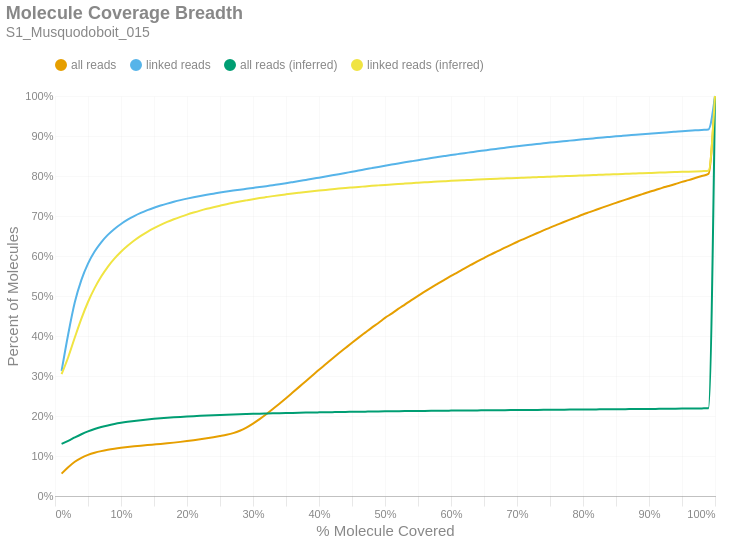

This figure's notebook cell:
### Markdown cell above
### Molecule Read Coverage
This chart shows molecule coverage breadth as computed by the number of bases aligned to that molecule. In other words, "*how much of each unique long molecule is actually sequenced/aligned?*" Keep in mind there is a distinction between sequences and alignments, since some sequences belonging to a particular molecule may not align well and wouldn't appear in the alignment data. This chart also shows molecule coverage breadth as computed by the *inferred fragment* from which the aligned sequences originate. Unlike read coverage, this calculation takes into account the total insert size, including unsequenced gaps between the forward and reverse reads. Like the previous figures, these are cumulative percents.

### Code cell
if SKIPLR:
    print_html(f"Skipped")
else:
    binned_df = consolidated_hist(valids['coverage_bp'], mask, 0.01, True)
    binned_df_inf = consolidated_hist(valids['coverage_inserts'], mask, 0.01, True)
    binned_df = binned_df.with_columns(pl.lit(binned_df_inf['all reads (cumsum)']).alias('all reads (inferred)'))
    binned_df = binned_df.with_columns(pl.lit(binned_df_inf['linked reads (cumsum)']).alias('linked reads (inferred)'))
    binned_df = binned_df.with_columns(
        (pl.col('bin').cast(pl.Float64) + 0.01).alias('right_edge')
    )

    with SafeRender(binned_df):
        (
            density_plot(binned_df, 'Molecule Coverage Breadth', samplename, 'molcov', ['all reads (inferred)','linked reads (inferred)'])
            .encode(
                #x=alt.X('bin:Q', title="% Molecule Covered").axis(format = '%').scale(padding=0),
                x=alt.X('right_edge:Q', title="% Molecule Covered").axis(format='%').scale(padding=0),
                y=alt.Y('value:Q', title='Percent of Molecules')
                    .axis(format='%')
                    .stack(False)
                    .scale(domainMin=0, padding=0),
                color=alt.Color("key:N").scale(domain = ["all reads", "linked reads", "all reads (inferred)", "linked reads (inferred)"]),
                tooltip = [
                    alt.Tooltip("key:N", title = "Data Type"),
                    alt.Tooltip("range_label:N", title="% Molecule Covered"),
                    alt.Tooltip("value:Q", format = ".2%", title="% Molecules")
                ]
            )
        ).display()

### Figure 1 — Vega-Lite specification as saved in the notebook (floating-point values rounded to 4 significant figures)
{"width": "container", "height": 400, "config": {"title": {"anchor": "start", "dy": -15, "fontSize": 18, "color": "#888888", "subtitleColor": "#888888", "subtitleFontSize": 14}, "arc": {"fill": "#0072B2"}, "axis": {"domainColor": "#888888", "domainWidth": 0.5, "gridWidth": 0.2, "grid": false, "titleFontWeight": 400, "titleFontSize": 15, "labelFontSize": 11, "labelColor": "#888888", "tickColor": "#888888", "tickWidth": 0.2, "titleColor": "#888888"}, "axisBand": {"grid": false}, "axisX": {"grid": true, "tickSize": 10, "domainCap": "round"}, "axisY": {"domain": false, "grid": true, "tickSize": 0, "domainCap": "round"}, "background": "transparent", "header": {"labelFontSize": 15, "labelColor": "#888888", "titleFontSize": 15, "titleFontWeight": 600, "titleColor": "#888888"}, "legend": {"labelFont": "sans-serif", "labelFontSize": 12, "labelColor": "#888888", "symbolSize": 100, "symbolType": "circle", "titleFontSize": 12, "titlePadding": 10, "titleColor": "#888888", "title": null, "orient": "top"}, "range": {"category": ["#E69F00", "#56B4E9", "#009E73", "#F0E442", "#0072B2", "#D55E00", "#CC79A7", "#000000"], "diverging": ["#cfe8f3", "#a2d4ec", "#73bfe2", "#46abdb", "#1696d2", "#12719e"]}, "area": {"fill": "#0072B2", "fillOpacity": 0.7, "line": true, "strokeOpacity": 0.7}, "line": {"color": "#0072B2", "stroke": "#0072B2", "strokeWidth": 2}, "trail": {"color": "#0072B2", "stroke": "#0072B2", "strokeWidth": 0, "size": 1}, "point": {"filled": true, "fillOpacity": 1.0, "size": 95}, "text": {"color": "#888888", "fontSize": 11, "align": "right", "fontWeight": 400, "size": 11}, "bar": {"fill": "#0072B2", "stroke": null}, "view": {"stroke": null, "continuousWidth": 660, "continuousHeight": 400}}, "data": {"name": "data-072b8240a5476d114d8d04ba60107c71"}, "mark": {"type": "line", "interpolate": "monotone", "point": {"opacity": 0, "size": 275}}, "encoding": {"color": {"field": "key", "scale": {"domain": ["all reads", "linked reads", "all reads (inferred)", "linked reads (inferred)"]}, "type": "nominal"}, "tooltip": [{"field": "key", "title": "Data Type", "type": "nominal"}, {"field": "range_label", "title": "% Molecule Covered", "type": "nominal"}, {"field": "value", "format": ".2%", "title": "% Molecules", "type": "quantitative"}], "x": {"axis": {"format": "%"}, "field": "right_edge", "scale": {"padding": 0}, "title": "% Molecule Covered", "type": "quantitative"}, "y": {"axis": {"format": "%"}, "field": "value", "scale": {"domainMin": 0, "padding": 0}, "stack": false, "title": "Percent of Molecules", "type": "quantitative"}}, "params": [{"name": "param_c36ac31b6afebe62", "select": {"type": "point", "fields": ["key"]}, "bind": "legend"}], "title": {"text": "Molecule Coverage Breadth", "subtitle": "S1_Musquodoboit_015"}, "transform": [{"fold": ["all reads (cumsum)", "linked reads (cumsum)", "all reads (inferred)", "linked reads (inferred)"]}, {"calculate": "replace(datum.key, ' (cumsum)', '')", "as": "key"}, {"filter": {"param": "param_c36ac31b6afebe62"}}], "usermeta": {"embedOptions": {"downloadFileName": "S1_Musquodoboit_015.molcov"}}, "$schema": "https://vega.github.io/schema/vega-lite/v6.1.0.json", "datasets": {"data-072b8240a5476d114d8d04ba60107c71": [{"bin": "0.0", "interval": "0.0-0.01", "all reads": 0.05588, "linked reads": 0.3128, "all reads (cumsum)": 0.05588, "linked reads (cumsum)": 0.3128, "range_label": "0.0-0.01", "all reads (inferred)": 0.1303, "linked reads (inferred)": 0.3046, "right_edge": 0.01}, {"bin": "0.01", "interval": "0.01-0.02", "all reads": 0.016, "linked reads": 0.09168, "all reads (cumsum)": 0.07188, "linked reads (cumsum)": 0.4045, "range_label": "0.01-0.02", "all reads (inferred)": 0.1378, "linked reads (inferred)": 0.347, "right_edge": 0.02}, {"bin": "0.02", "interval": "0.02-0.03", "all reads": 0.01383, "linked reads": 0.07972, "all reads (cumsum)": 0.08571, "linked reads (cumsum)": 0.4842, "range_label": "0.02-0.03", "all reads (inferred)": 0.1463, "linked reads (inferred)": 0.3962, "right_edge": 0.03}, {"bin": "0.03", "interval": "0.03-0.04", "all reads": 0.009859, "linked reads": 0.05622, "all reads (cumsum)": 0.09557, "linked reads (cumsum)": 0.5405, "range_label": "0.03-0.04", "all reads (inferred)": 0.1544, "linked reads (inferred)": 0.4436, "right_edge": 0.04}, {"bin": "0.04", "interval": "0.04-0.05", "all reads": 0.007111, "linked reads": 0.04057, "all reads (cumsum)": 0.1027, "linked reads (cumsum)": 0.581, "range_label": "0.04-0.05", "all reads (inferred)": 0.1615, "linked reads (inferred)": 0.4851, "right_edge": 0.05}, {"bin": "0.05", "interval": "0.05-0.06", "all reads": 0.005352, "linked reads": 0.03014, "all reads (cumsum)": 0.108, "linked reads (cumsum)": 0.6112, "range_label": "0.05-0.06", "all reads (inferred)": 0.1674, "linked reads (inferred)": 0.5196, "right_edge": 0.06}, {"bin": "0.06", "interval": "0.06-0.07", "all reads": 0.00412, "linked reads": 0.02317, "all reads (cumsum)": 0.1122, "linked reads (cumsum)": 0.6343, "range_label": "0.06-0.07", "all reads (inferred)": 0.1723, "linked reads (inferred)": 0.5486, "right_edge": 0.07}, {"bin": "0.07", "interval": "0.07-0.08", "all reads": 0.003305, "linked reads": 0.01845, "all reads (cumsum)": 0.1155, "linked reads (cumsum)": 0.6528, "range_label": "0.07-0.08", "all reads (inferred)": 0.1765, "linked reads (inferred)": 0.573, "right_edge": 0.08}, {"bin": "0.08", "interval": "0.08-0.09", "all reads": 0.002713, "linked reads": 0.01494, "all reads (cumsum)": 0.1182, "linked reads (cumsum)": 0.6677, "range_label": "0.08-0.09", "all reads (inferred)": 0.1799, "linked reads (inferred)": 0.5933, "right_edge": 0.09}, {"bin": "0.09", "interval": "0.09-0.1", "all reads": 0.002311, "linked reads": 0.0124, "all reads (cumsum)": 0.1205, "linked reads (cumsum)": 0.6801, "range_label": "0.09-0.1", "all reads (inferred)": 0.1829, "linked reads (inferred)": 0.6105, "right_edge": 0.1}, {"bin": "0.1", "interval": "0.1-0.11", "all reads": 0.002023, "linked reads": 0.0106, "all reads (cumsum)": 0.1225, "linked reads (cumsum)": 0.6907, "range_label": "0.1-0.11", "all reads (inferred)": 0.1854, "linked reads (inferred)": 0.6254, "right_edge": 0.11}, {"bin": "0.11", "interval": "0.11-0.12", "all reads": 0.001781, "linked reads": 0.009071, "all reads (cumsum)": 0.1243, "linked reads (cumsum)": 0.6998, "range_label": "0.11-0.12", "all reads (inferred)": 0.1877, "linked reads (inferred)": 0.6387, "right_edge": 0.12}, {"bin": "0.12", "interval": "0.12-0.13", "all reads": 0.001602, "linked reads": 0.007856, "all reads (cumsum)": 0.1259, "linked reads (cumsum)": 0.7077, "range_label": "0.12-0.13", "all reads (inferred)": 0.1896, "linked reads (inferred)": 0.6502, "right_edge": 0.13}, {"bin": "0.13", "interval": "0.13-0.14", "all reads": 0.001481, "linked reads": 0.006946, "all reads (cumsum)": 0.1274, "linked reads (cumsum)": 0.7146, "range_label": "0.13-0.14", "all reads (inferred)": 0.1914, "linked reads (inferred)": 0.6605, "right_edge": 0.14}, {"bin": "0.14", "interval": "0.14-0.15", "all reads": 0.001425, "linked reads": 0.006159, "all reads (cumsum)": 0.1288, "linked reads (cumsum)": 0.7208, "range_label": "0.14-0.15", "all reads (inferred)": 0.193, "linked reads (inferred)": 0.6696, "right_edge": 0.15}, {"bin": "0.15", "interval": "0.15-0.16", "all reads": 0.001424, "linked reads": 0.005348, "all reads (cumsum)": 0.1302, "linked reads (cumsum)": 0.7261, "range_label": "0.15-0.16", "all reads (inferred)": 0.1943, "linked reads (inferred)": 0.6778, "right_edge": 0.16}, {"bin": "0.16", "interval": "0.16-0.17", "all reads": 0.001536, "linked reads": 0.004918, "all reads (cumsum)": 0.1318, "linked reads (cumsum)": 0.731, "range_label": "0.16-0.17", "all reads (inferred)": 0.1956, "linked reads (inferred)": 0.6851, "right_edge": 0.17}, {"bin": "0.17", "interval": "0.17-0.18", "all reads": 0.001692, "linked reads": 0.004518, "all reads (cumsum)": 0.1334, "linked reads (cumsum)": 0.7355, "range_label": "0.17-0.18", "all reads (inferred)": 0.1967, "linked reads (inferred)": 0.6918, "right_edge": 0.18}, {"bin": "0.18", "interval": "0.18-0.19", "all reads": 0.001852, "linked reads": 0.00412, "all reads (cumsum)": 0.1353, "linked reads (cumsum)": 0.7397, "range_label": "0.18-0.19", "all reads (inferred)": 0.1978, "linked reads (inferred)": 0.698, "right_edge": 0.19}, {"bin": "0.19", "interval": "0.19-0.2", "all reads": 0.001989, "linked reads": 0.003747, "all reads (cumsum)": 0.1373, "linked reads (cumsum)": 0.7434, "range_label": "0.19-0.2", "all reads (inferred)": 0.1987, "linked reads (inferred)": 0.7035, "right_edge": 0.2}, {"bin": "0.2", "interval": "0.2-0.21", "all reads": 0.002108, "linked reads": 0.003441, "all reads (cumsum)": 0.1394, "linked reads (cumsum)": 0.7469, "range_label": "0.2-0.21", "all reads (inferred)": 0.1996, "linked reads (inferred)": 0.7087, "right_edge": 0.21}, {"bin": "0.21", "interval": "0.21-0.22", "all reads": 0.002303, "linked reads": 0.003179, "all reads (cumsum)": 0.1417, "linked reads (cumsum)": 0.75, "range_label": "0.21-0.22", "all reads (inferred)": 0.2004, "linked reads (inferred)": 0.7135, "right_edge": 0.22}, {"bin": "0.22", "interval": "0.22-0.23", "all reads": 0.002453, "linked reads": 0.003004, "all reads (cumsum)": 0.1442, "linked reads (cumsum)": 0.753, "range_label": "0.22-0.23", "all reads (inferred)": 0.2012, "linked reads (inferred)": 0.718, "right_edge": 0.23}, {"bin": "0.23", "interval": "0.23-0.24", "all reads": 0.002644, "linked reads": 0.002753, "all reads (cumsum)": 0.1468, "linked reads (cumsum)": 0.7558, "range_label": "0.23-0.24", "all reads (inferred)": 0.2019, "linked reads (inferred)": 0.722, "right_edge": 0.24}, {"bin": "0.24", "interval": "0.24-0.25", "all reads": 0.002934, "linked reads": 0.002754, "all reads (cumsum)": 0.1497, "linked reads (cumsum)": 0.7585, "range_label": "0.24-0.25", "all reads (inferred)": 0.2026, "linked reads (inferred)": 0.7258, "right_edge": 0.25}, {"bin": "0.25", "interval": "0.25-0.26", "all reads": 0.003199, "linked reads": 0.002497, "all reads (cumsum)": 0.1529, "linked reads (cumsum)": 0.761, "range_label": "0.25-0.26", "all reads (inferred)": 0.2032, "linked reads (inferred)": 0.7295, "right_edge": 0.26}, {"bin": "0.26", "interval": "0.26-0.27", "all reads": 0.004172, "linked reads": 0.002452, "all reads (cumsum)": 0.1571, "linked reads (cumsum)": 0.7635, "range_label": "0.26-0.27", "all reads (inferred)": 0.2038, "linked reads (inferred)": 0.7329, "right_edge": 0.27}, {"bin": "0.27", "interval": "0.27-0.28", "all reads": 0.006005, "linked reads": 0.002211, "all reads (cumsum)": 0.1631, "linked reads (cumsum)": 0.7657, "range_label": "0.27-0.28", "all reads (inferred)": 0.2043, "linked reads (inferred)": 0.7361, "right_edge": 0.28}, {"bin": "0.28", "interval": "0.28-0.29", "all reads": 0.008076, "linked reads": 0.002243, "all reads (cumsum)": 0.1712, "linked reads (cumsum)": 0.7679, "range_label": "0.28-0.29", "all reads (inferred)": 0.2048, "linked reads (inferred)": 0.7391, "right_edge": 0.29}, {"bin": "0.29", "interval": "0.29-0.3", "all reads": 0.009933, "linked reads": 0.002236, "all reads (cumsum)": 0.1811, "linked reads (cumsum)": 0.7702, "range_label": "0.29-0.3", "all reads (inferred)": 0.2053, "linked reads (inferred)": 0.742, "right_edge": 0.3}, {"bin": "0.3", "interval": "0.3-0.31", "all reads": 0.01107, "linked reads": 0.002239, "all reads (cumsum)": 0.1922, "linked reads (cumsum)": 0.7724, "range_label": "0.3-0.31", "all reads (inferred)": 0.2058, "linked reads (inferred)": 0.7447, "right_edge": 0.31}, {"bin": "0.31", "interval": "0.31-0.32", "all reads": 0.01216, "linked reads": 0.002206, "all reads (cumsum)": 0.2044, "linked reads (cumsum)": 0.7746, "range_label": "0.31-0.32", "all reads (inferred)": 0.2062, "linked reads (inferred)": 0.7472, "right_edge": 0.32}, {"bin": "0.32", "interval": "0.32-0.33", "all reads": 0.01301, "linked reads": 0.002427, "all reads (cumsum)": 0.2174, "linked reads (cumsum)": 0.7771, "range_label": "0.32-0.33", "all reads (inferred)": 0.2067, "linked reads (inferred)": 0.7497, "right_edge": 0.33}, {"bin": "0.33", "interval": "0.33-0.34", "all reads": 0.01341, "linked reads": 0.002381, "all reads (cumsum)": 0.2308, "linked reads (cumsum)": 0.7794, "range_label": "0.33-0.34", "all reads (inferred)": 0.2071, "linked reads (inferred)": 0.752, "right_edge": 0.34}, {"bin": "0.34", "interval": "0.34-0.35", "all reads": 0.01379, "linked reads": 0.002533, "all reads (cumsum)": 0.2446, "linked reads (cumsum)": 0.782, "range_label": "0.34-0.35", "all reads (inferred)": 0.2074, "linked reads (inferred)": 0.7542, "right_edge": 0.35}, {"bin": "0.35", "interval": "0.35-0.36", "all reads": 0.01411, "linked reads": 0.002662, "all reads (cumsum)": 0.2587, "linked reads (cumsum)": 0.7846, "range_label": "0.35-0.36", "all reads (inferred)": 0.2078, "linked reads (inferred)": 0.7562, "right_edge": 0.36}, {"bin": "0.36", "interval": "0.36-0.37", "all reads": 0.01415, "linked reads": 0.002699, "all reads (cumsum)": 0.2728, "linked reads (cumsum)": 0.7873, "range_label": "0.36-0.37", "all reads (inferred)": 0.2081, "linked reads (inferred)": 0.7581, "right_edge": 0.37}, {"bin": "0.37", "interval": "0.37-0.38", "all reads": 0.01421, "linked reads": 0.002812, "all reads (cumsum)": 0.287, "linked reads (cumsum)": 0.7901, "range_label": "0.37-0.38", "all reads (inferred)": 0.2085, "linked reads (inferred)": 0.76, "right_edge": 0.38}, {"bin": "0.38", "interval": "0.38-0.39", "all reads": 0.0141, "linked reads": 0.00281, "all reads (cumsum)": 0.3011, "linked reads (cumsum)": 0.793, "range_label": "0.38-0.39", "all reads (inferred)": 0.2088, "linked reads (inferred)": 0.7618, "right_edge": 0.39}, {"bin": "0.39", "interval": "0.39-0.4", "all reads": 0.01435, "linked reads": 0.0029, "all reads (cumsum)": 0.3155, "linked reads (cumsum)": 0.7959, "range_label": "0.39-0.4", "all reads (inferred)": 0.2091, "linked reads (inferred)": 0.7636, "right_edge": 0.4}, {"bin": "0.4", "interval": "0.4-0.41", "all reads": 0.01373, "linked reads": 0.002889, "all reads (cumsum)": 0.3292, "linked reads (cumsum)": 0.7987, "range_label": "0.4-0.41", "all reads (inferred)": 0.2094, "linked reads (inferred)": 0.7653, "right_edge": 0.41}, {"bin": "0.41", "interval": "0.41-0.42", "all reads": 0.01376, "linked reads": 0.00287, "all reads (cumsum)": 0.343, "linked reads (cumsum)": 0.8016, "range_label": "0.41-0.42", "all reads (inferred)": 0.2097, "linked reads (inferred)": 0.7669, "right_edge": 0.42}, {"bin": "0.42", "interval": "0.42-0.43", "all reads": 0.01366, "linked reads": 0.002914, "all reads (cumsum)": 0.3566, "linked reads (cumsum)": 0.8045, "range_label": "0.42-0.43", "all reads (inferred)": 0.2099, "linked reads (inferred)": 0.7685, "right_edge": 0.43}, {"bin": "0.43", "interval": "0.43-0.44", "all reads": 0.01326, "linked reads": 0.002993, "all reads (cumsum)": 0.3699, "linked reads (cumsum)": 0.8075, "range_label": "0.43-0.44", "all reads (inferred)": 0.2102, "linked reads (inferred)": 0.77, "right_edge": 0.44}, {"bin": "0.44", "interval": "0.44-0.45", "all reads": 0.01318, "linked reads": 0.003088, "all reads (cumsum)": 0.3831, "linked reads (cumsum)": 0.8106, "range_label": "0.44-0.45", "all reads (inferred)": 0.2104, "linked reads (inferred)": 0.7714, "right_edge": 0.45}, {"bin": "0.45", "interval": "0.45-0.46", "all reads": 0.01284, "linked reads": 0.002979, "all reads (cumsum)": 0.3959, "linked reads (cumsum)": 0.8136, "range_label": "0.45-0.46", "all reads (inferred)": 0.2107, "linked reads (inferred)": 0.7727, "right_edge": 0.46}, {"bin": "0.46", "interval": "0.46-0.47", "all reads": 0.01253, "linked reads": 0.003128, "all reads (cumsum)": 0.4084, "linked reads (cumsum)": 0.8167, "range_label": "0.46-0.47", "all reads (inferred)": 0.2109, "linked reads (inferred)": 0.774, "right_edge": 0.47}, {"bin": "0.47", "interval": "0.47-0.48", "all reads": 0.01249, "linked reads": 0.002953, "all reads (cumsum)": 0.4209, "linked reads (cumsum)": 0.8197, "range_label": "0.47-0.48", "all reads (inferred)": 0.2112, "linked reads (inferred)": 0.7753, "right_edge": 0.48}, {"bin": "0.48", "interval": "0.48-0.49", "all reads": 0.01166, "linked reads": 0.002991, "all reads (cumsum)": 0.4326, "linked reads (cumsum)": 0.8227, "range_label": "0.48-0.49", "all reads (inferred)": 0.2114, "linked reads (inferred)": 0.7766, "right_edge": 0.49}, {"bin": "0.49", "interval": "0.49-0.5", "all reads": 0.01272, "linked reads": 0.003073, "all reads (cumsum)": 0.4453, "linked reads (cumsum)": 0.8257, "range_label": "0.49-0.5", "all reads (inferred)": 0.2116, "linked reads (inferred)": 0.7778, "right_edge": 0.5}, {"bin": "0.5", "interval": "0.5-0.51", "all reads": 0.01062, "linked reads": 0.002776, "all reads (cumsum)": 0.4559, "linked reads (cumsum)": 0.8285, "range_label": "0.5-0.51", "all reads (inferred)": 0.2118, "linked reads (inferred)": 0.7789, "right_edge": 0.51}, {"bin": "0.51", "interval": "0.51-0.52", "all reads": 0.01172, "linked reads": 0.002825, "all reads (cumsum)": 0.4677, "linked reads (cumsum)": 0.8313, "range_label": "0.51-0.52", "all reads (inferred)": 0.212, "linked reads (inferred)": 0.7801, "right_edge": 0.52}, {"bin": "0.52", "interval": "0.52-0.53", "all reads": 0.01095, "linked reads": 0.002802, "all reads (cumsum)": 0.4786, "linked reads (cumsum)": 0.8341, "range_label": "0.52-0.53", "all reads (inferred)": 0.2122, "linked reads (inferred)": 0.7811, "right_edge": 0.53}, {"bin": "0.53", "interval": "0.53-0.54", "all reads": 0.01101, "linked reads": 0.002729, "all reads (cumsum)": 0.4896, "linked reads (cumsum)": 0.8369, "range_label": "0.53-0.54", "all reads (inferred)": 0.2124, "linked reads (inferred)": 0.7822, "right_edge": 0.54}, {"bin": "0.54", "interval": "0.54-0.55", "all reads": 0.01048, "linked reads": 0.002698, "all reads (cumsum)": 0.5001, "linked reads (cumsum)": 0.8396, "range_label": "0.54-0.55", "all reads (inferred)": 0.2126, "linked reads (inferred)": 0.7831, "right_edge": 0.55}, {"bin": "0.55", "interval": "0.55-0.56", "all reads": 0.01062, "linked reads": 0.002611, "all reads (cumsum)": 0.5107, "linked reads (cumsum)": 0.8422, "range_label": "0.55-0.56", "all reads (inferred)": 0.2128, "linked reads (inferred)": 0.7841, "right_edge": 0.56}, {"bin": "0.56", "interval": "0.56-0.57", "all reads": 0.01023, "linked reads": 0.002639, "all reads (cumsum)": 0.521, "linked reads (cumsum)": 0.8448, "range_label": "0.56-0.57", "all reads (inferred)": 0.2129, "linked reads (inferred)": 0.7851, "right_edge": 0.57}, {"bin": "0.57", "interval": "0.57-0.58", "all reads": 0.00985, "linked reads": 0.002532, "all reads (cumsum)": 0.5308, "linked reads (cumsum)": 0.8473, "range_label": "0.57-0.58", "all reads (inferred)": 0.2131, "linked reads (inferred)": 0.786, "right_edge": 0.58}, {"bin": "0.58", "interval": "0.58-0.59", "all reads": 0.009782, "linked reads": 0.002506, "all reads (cumsum)": 0.5406, "linked reads (cumsum)": 0.8498, "range_label": "0.58-0.59", "all reads (inferred)": 0.2133, "linked reads (inferred)": 0.787, "right_edge": 0.59}, {"bin": "0.59", "interval": "0.59-0.6", "all reads": 0.009661, "linked reads": 0.002467, "all reads (cumsum)": 0.5502, "linked reads (cumsum)": 0.8523, "range_label": "0.59-0.6", "all reads (inferred)": 0.2134, "linked reads (inferred)": 0.7878, "right_edge": 0.6}, {"bin": "0.6", "interval": "0.6-0.61", "all reads": 0.009058, "linked reads": 0.002355, "all reads (cumsum)": 0.5593, "linked reads (cumsum)": 0.8547, "range_label": "0.6-0.61", "all reads (inferred)": 0.2136, "linked reads (inferred)": 0.7887, "right_edge": 0.61}, {"bin": "0.61", "interval": "0.61-0.62", "all reads": 0.009313, "linked reads": 0.002354, "all reads (cumsum)": 0.5686, "linked reads (cumsum)": 0.857, "range_label": "0.61-0.62", "all reads (inferred)": 0.2138, "linked reads (inferred)": 0.7894, "right_edge": 0.62}, {"bin": "0.62", "interval": "0.62-0.63", "all reads": 0.008922, "linked reads": 0.002285, "all reads (cumsum)": 0.5775, "linked reads (cumsum)": 0.8593, "range_label": "0.62-0.63", "all reads (inferred)": 0.2139, "linked reads (inferred)": 0.7902, "right_edge": 0.63}, {"bin": "0.63", "interval": "0.63-0.64", "all reads": 0.008805, "linked reads": 0.002301, "all reads (cumsum)": 0.5863, "linked reads (cumsum)": 0.8616, "range_label": "0.63-0.64", "all reads (inferred)": 0.2141, "linked reads (inferred)": 0.791, "right_edge": 0.64}, {"bin": "0.64", "interval": "0.64-0.65", "all reads": 0.008492, "linked reads": 0.002223, "all reads (cumsum)": 0.5948, "linked reads (cumsum)": 0.8638, "range_label": "0.64-0.65", "all reads (inferred)": 0.2142, "linked reads (inferred)": 0.7917, "right_edge": 0.65}, {"bin": "0.65", "interval": "0.65-0.66", "all reads": 0.008597, "linked reads": 0.002242, "all reads (cumsum)": 0.6034, "linked reads (cumsum)": 0.8661, "range_label": "0.65-0.66", "all reads (inferred)": 0.2143, "linked reads (inferred)": 0.7924, "right_edge": 0.66}, {"bin": "0.66", "interval": "0.66-0.67", "all reads": 0.008013, "linked reads": 0.002089, "all reads (cumsum)": 0.6114, "linked reads (cumsum)": 0.8682, "range_label": "0.66-0.67", "all reads (inferred)": 0.2145, "linked reads (inferred)": 0.7931, "right_edge": 0.67}, {"bin": "0.67", "interval": "0.67-0.68", "all reads": 0.008035, "linked reads": 0.002044, "all reads (cumsum)": 0.6195, "linked reads (cumsum)": 0.8702, "range_label": "0.67-0.68", "all reads (inferred)": 0.2146, "linked reads (inferred)": 0.7938, "right_edge": 0.68}, {"bin": "0.68", "interval": "0.68-0.69", "all reads": 0.007708, "linked reads": 0.002072, "all reads (cumsum)": 0.6272, "linked reads (cumsum)": 0.8723, "range_label": "0.68-0.69", "all reads (inferred)": 0.2147, "linked reads (inferred)": 0.7945, "right_edge": 0.69}, {"bin": "0.69", "interval": "0.69-0.7", "all reads": 0.007782, "linked reads": 0.002004, "all reads (cumsum)": 0.635, "linked reads (cumsum)": 0.8743, "range_label": "0.69-0.7", "all reads (inferred)": 0.2149, "linked reads (inferred)": 0.7952, "right_edge": 0.7}, {"bin": "0.7", "interval": "0.7-0.71", "all reads": 0.007403, "linked reads": 0.001932, "all reads (cumsum)": 0.6424, "linked reads (cumsum)": 0.8762, "range_label": "0.7-0.71", "all reads (inferred)": 0.215, "linked reads (inferred)": 0.7958, "right_edge": 0.71}, {"bin": "0.71", "interval": "0.71-0.72", "all reads": 0.007306, "linked reads": 0.001876, "all reads (cumsum)": 0.6497, "linked reads (cumsum)": 0.8781, "range_label": "0.71-0.72", "all reads (inferred)": 0.2152, "linked reads (inferred)": 0.7965, "right_edge": 0.72}, {"bin": "0.72", "interval": "0.72-0.73", "all reads": 0.007258, "linked reads": 0.001836, "all reads (cumsum)": 0.6569, "linked reads (cumsum)": 0.8799, "range_label": "0.72-0.73", "all reads (inferred)": 0.2153, "linked reads (inferred)": 0.7971, "right_edge": 0.73}, {"bin": "0.73", "interval": "0.73-0.74", "all reads": 0.006949, "linked reads": 0.001743, "all reads (cumsum)": 0.6639, "linked reads (cumsum)": 0.8817, "range_label": "0.73-0.74", "all reads (inferred)": 0.2154, "linked reads (inferred)": 0.7978, "right_edge": 0.74}, {"bin": "0.74", "interval": "0.74-0.75", "all reads": 0.007215, "linked reads": 0.0018, "all reads (cumsum)": 0.6711, "linked reads (cumsum)": 0.8835, "range_label": "0.74-0.75", "all reads (inferred)": 0.2155, "linked reads (inferred)": 0.7984, "right_edge": 0.75}, {"bin": "0.75", "interval": "0.75-0.76", "all reads": 0.006602, "linked reads": 0.001613, "all reads (cumsum)": 0.6777, "linked reads (cumsum)": 0.8851, "range_label": "0.75-0.76", "all reads (inferred)": 0.2157, "linked reads (inferred)": 0.799, "right_edge": 0.76}, {"bin": "0.76", "interval": "0.76-0.77", "all reads": 0.006659, "linked reads": 0.001642, "all reads (cumsum)": 0.6844, "linked reads (cumsum)": 0.8867, "range_label": "0.76-0.77", "all reads (inferred)": 0.2158, "linked reads (inferred)": 0.7996, "right_edge": 0.77}, {"bin": "0.77", "interval": "0.77-0.78", "all reads": 0.006455, "linked reads": 0.001702, "all reads (cumsum)": 0.6908, "linked reads (cumsum)": 0.8884, "range_label": "0.77-0.78", "all reads (inferred)": 0.2159, "linked reads (inferred)": 0.8002, "right_edge": 0.78}, {"bin": "0.78", "interval": "0.78-0.79", "all reads": 0.006309, "linked reads": 0.001648, "all reads (cumsum)": 0.6971, "linked reads (cumsum)": 0.8901, "range_label": "0.78-0.79", "all reads (inferred)": 0.2161, "linked reads (inferred)": 0.8009, "right_edge": 0.79}, {"bin": "0.79", "interval": "0.79-0.8", "all reads": 0.006567, "linked reads": 0.001642, "all reads (cumsum)": 0.7037, "linked reads (cumsum)": 0.8917, "range_label": "0.79-0.8", "all reads (inferred)": 0.2162, "linked reads (inferred)": 0.8015, "right_edge": 0.8}, {"bin": "0.8", "interval": "0.8-0.81", "all reads": 0.005883, "linked reads": 0.001478, "all reads (cumsum)": 0.7096, "linked reads (cumsum)": 0.8932, "range_label": "0.8-0.81", "all reads (inferred)": 0.2164, "linked reads (inferred)": 0.8021, "right_edge": 0.81}, {"bin": "0.81", "interval": "0.81-0.82", "all reads": 0.005978, "linked reads": 0.001552, "all reads (cumsum)": 0.7156, "linked reads (cumsum)": 0.8947, "range_label": "0.81-0.82", "all reads (inferred)": 0.2165, "linked reads (inferred)": 0.8027, "right_edge": 0.82}, {"bin": "0.82", "interval": "0.82-0.83", "all reads": 0.005972, "linked reads": 0.001493, "all reads (cumsum)": 0.7215, "linked reads (cumsum)": 0.8962, "range_label": "0.82-0.83", "all reads (inferred)": 0.2166, "linked reads (inferred)": 0.8033, "right_edge": 0.83}, {"bin": "0.83", "interval": "0.83-0.84", "all reads": 0.005767, "linked reads": 0.001434, "all reads (cumsum)": 0.7273, "linked reads (cumsum)": 0.8977, "range_label": "0.83-0.84", "all reads (inferred)": 0.2168, "linked reads (inferred)": 0.8039, "right_edge": 0.84}, {"bin": "0.84", "interval": "0.84-0.85", "all reads": 0.0056, "linked reads": 0.001432, "all reads (cumsum)": 0.7329, "linked reads (cumsum)": 0.8991, "range_label": "0.84-0.85", "all reads (inferred)": 0.2169, "linked reads (inferred)": 0.8045, "right_edge": 0.85}, {"bin": "0.85", "interval": "0.85-0.86", "all reads": 0.005616, "linked reads": 0.001377, "all reads (cumsum)": 0.7385, "linked reads (cumsum)": 0.9005, "range_label": "0.85-0.86", "all reads (inferred)": 0.2171, "linked reads (inferred)": 0.8051, "right_edge": 0.86}, {"bin": "0.86", "interval": "0.86-0.87", "all reads": 0.005404, "linked reads": 0.001367, "all reads (cumsum)": 0.7439, "linked reads (cumsum)": 0.9018, "range_label": "0.86-0.87", "all reads (inferred)": 0.2172, "linked reads (inferred)": 0.8057, "right_edge": 0.87}, {"bin": "0.87", "interval": "0.87-0.88", "all reads": 0.005489, "linked reads": 0.001372, "all reads (cumsum)": 0.7494, "linked reads (cumsum)": 0.9032, "range_label": "0.87-0.88", "all reads (inferred)": 0.2173, "linked reads (inferred)": 0.8063, "right_edge": 0.88}, {"bin": "0.88", "interval": "0.88-0.89", "all reads": 0.005242, "linked reads": 0.001283, "all reads (cumsum)": 0.7546, "linked reads (cumsum)": 0.9045, "range_label": "0.88-0.89", "all reads (inferred)": 0.2175, "linked reads (inferred)": 0.8069, "right_edge": 0.89}, {"bin": "0.89", "interval": "0.89-0.9", "all reads": 0.005321, "linked reads": 0.001246, "all reads (cumsum)": 0.76, "linked reads (cumsum)": 0.9057, "range_label": "0.89-0.9", "all reads (inferred)": 0.2176, "linked reads (inferred)": 0.8075, "right_edge": 0.9}, {"bin": "0.9", "interval": "0.9-0.91", "all reads": 0.004951, "linked reads": 0.001289, "all reads (cumsum)": 0.7649, "linked reads (cumsum)": 0.907, "range_label": "0.9-0.91", "all reads (inferred)": 0.2178, "linked reads (inferred)": 0.8081, "right_edge": 0.91}, {"bin": "0.91", "interval": "0.91-0.92", "all reads": 0.005435, "linked reads": 0.001225, "all reads (cumsum)": 0.7704, "linked reads (cumsum)": 0.9083, "range_label": "0.91-0.92", "all reads (inferred)": 0.218, "linked reads (inferred)": 0.8087, "right_edge": 0.92}, {"bin": "0.92", "interval": "0.92-0.93", "all reads": 0.004672, "linked reads": 0.001181, "all reads (cumsum)": 0.775, "linked reads (cumsum)": 0.9094, "range_label": "0.92-0.93", "all reads (inferred)": 0.2181, "linked reads (inferred)": 0.8092, "right_edge": 0.93}, {"bin": "0.93", "interval": "0.93-0.94", "all reads": 0.00499, "linked reads": 0.001193, "all reads (cumsum)": 0.78, "linked reads (cumsum)": 0.9106, "range_label": "0.93-0.94", "all reads (inferred)": 0.2183, "linked reads (inferred)": 0.8098, "right_edge": 0.94}, {"bin": "0.94", "interval": "0.94-0.95", "all reads": 0.005367, "linked reads": 0.001196, "all reads (cumsum)": 0.7854, "linked reads (cumsum)": 0.9118, "range_label": "0.94-0.95", "all reads (inferred)": 0.2184, "linked reads (inferred)": 0.8103, "right_edge": 0.95}, {"bin": "0.95", "interval": "0.95-0.96", "all reads": 0.00437, "linked reads": 0.001149, "all reads (cumsum)": 0.7897, "linked reads (cumsum)": 0.913, "range_label": "0.95-0.96", "all reads (inferred)": 0.2186, "linked reads (inferred)": 0.8109, "right_edge": 0.96}, {"bin": "0.96", "interval": "0.96-0.97", "all reads": 0.005066, "linked reads": 0.001103, "all reads (cumsum)": 0.7948, "linked reads (cumsum)": 0.9141, "range_label": "0.96-0.97", "all reads (inferred)": 0.2188, "linked reads (inferred)": 0.8115, "right_edge": 0.97}, {"bin": "0.97", "interval": "0.97-0.98", "all reads": 0.005251, "linked reads": 0.001135, "all reads (cumsum)": 0.8001, "linked reads (cumsum)": 0.9152, "range_label": "0.97-0.98", "all reads (inferred)": 0.2191, "linked reads (inferred)": 0.8122, "right_edge": 0.98}, {"bin": "0.98", "interval": "0.98-0.99", "all reads": 0.005018, "linked reads": 0.001093, "all reads (cumsum)": 0.8051, "linked reads (cumsum)": 0.9163, "range_label": "0.98-0.99", "all reads (inferred)": 0.2193, "linked reads (inferred)": 0.8129, "right_edge": 0.99}, {"bin": "0.99", "interval": "0.99-1.0", "all reads": 0.1949, "linked reads": 0.08369, "all reads (cumsum)": 1.0, "linked reads (cumsum)": 1.0, "range_label": "0.99-1.0", "all reads (inferred)": 1.0, "linked reads (inferred)": 1.0, "right_edge": 1.0}]}}
